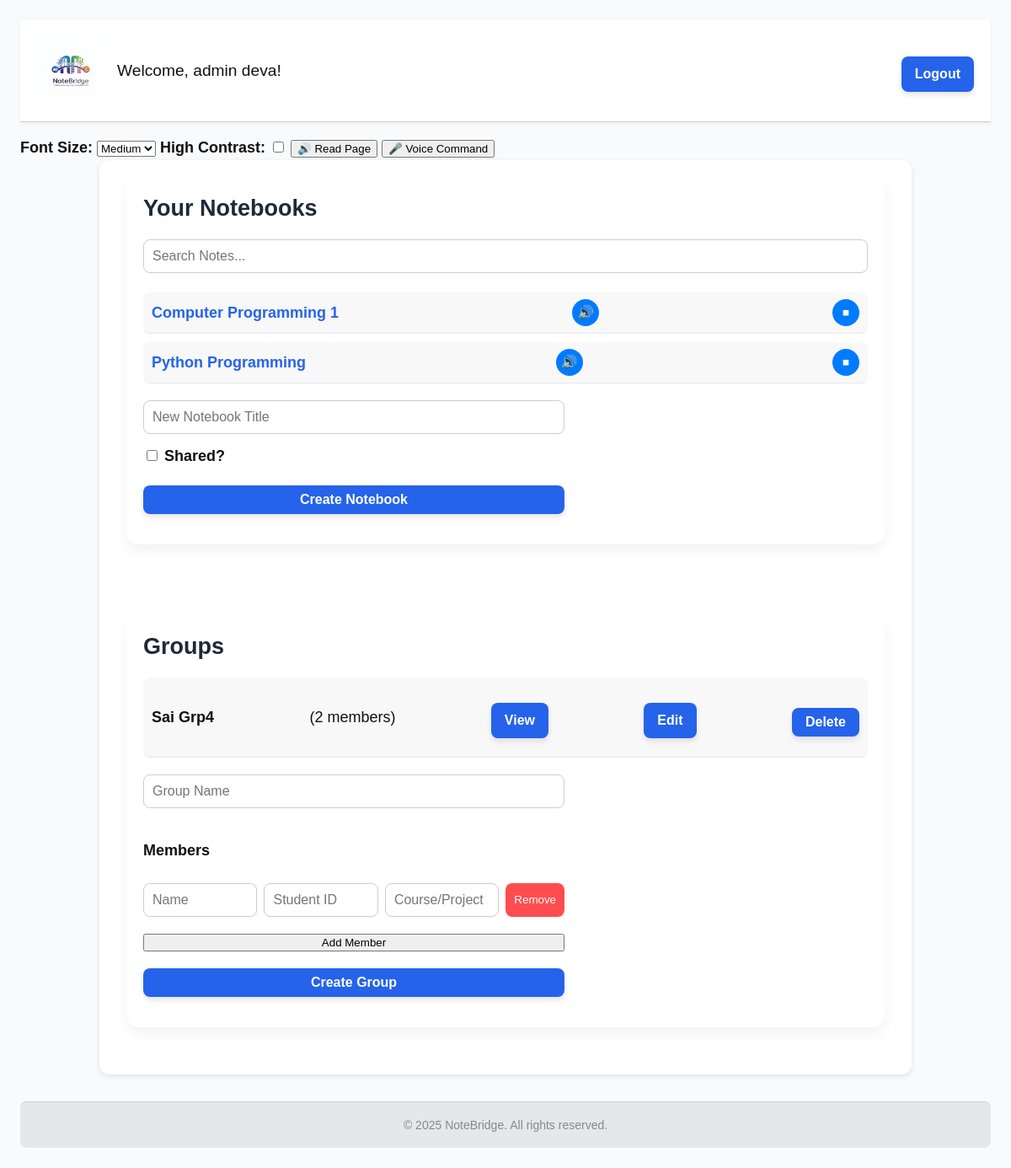
The page /dashboard (signed in) on the database as committed earlier.
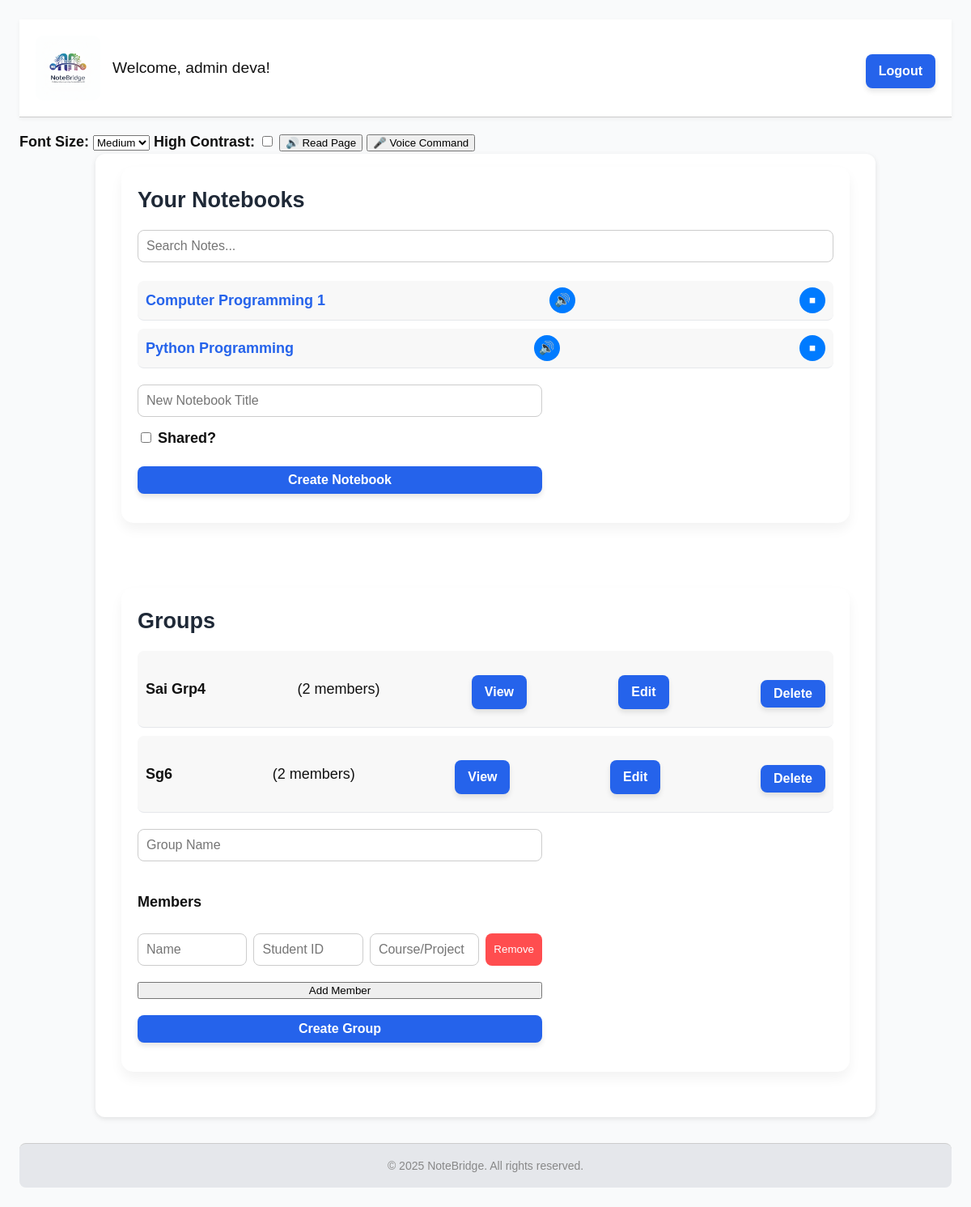
The same page on the database as committed later.
### tables this page shows
CREATE TABLE users (
        id INTEGER PRIMARY KEY AUTOINCREMENT,
        username TEXT UNIQUE NOT NULL,
        password_hash TEXT NOT NULL,
        full_name TEXT,
        created_at TEXT NOT NULL
    );

CREATE TABLE notebooks (
        id INTEGER PRIMARY KEY AUTOINCREMENT,
        owner_id INTEGER NOT NULL,
        title TEXT NOT NULL,
        description TEXT,
        created_at TEXT NOT NULL,
        is_shared INTEGER DEFAULT 0,
        FOREIGN KEY(owner_id) REFERENCES users(id) ON DELETE CASCADE
    );

CREATE TABLE groups (
        id INTEGER PRIMARY KEY AUTOINCREMENT,
        name TEXT NOT NULL,
        description TEXT,
        created_at TEXT NOT NULL
    );

### dashboard.py (the view)
@dashboard_bp.route('/dashboard')
@login_required
def dashboard():
    user = current_user()
    db = get_db()
    notebooks = db.execute(
        'SELECT id, title FROM notebooks WHERE owner_id=?',
        (user['id'],)
    ).fetchall()
    shared_notebooks = db.execute(
        'SELECT n.id, n.title FROM notebooks n '
        'JOIN group_members gm ON gm.user_id=? '
        'JOIN groups g ON g.id=gm.group_id '
        'WHERE n.is_shared=1',
        (user['id'],)
    ).fetchall()
    groups = db.execute(
        'SELECT g.id, g.name, '
        '(SELECT COUNT(*) FROM group_members gm WHERE gm.group_id=g.id) AS members '
        'FROM groups g'
    ).fetchall()
    return render_template(
        'dashboard.html',
        user=user,
        notebooks=notebooks,
        shared_notebooks=shared_notebooks,
        groups=groups
    )

### auth.py (called while the page is built)
def current_user():
    uid = session.get('user_id')
    if not uid:
        return None
    db = get_db()
    return db.execute('SELECT id, username, full_name FROM users WHERE id=?', (uid,)).fetchone()

def login_required(f):
    @wraps(f)
    def wrapped(*args, **kwargs):
        if not current_user():
            return redirect(url_for('auth.login'))
        return f(*args, **kwargs)
    return wrapped

### database.py (called while the page is built)
def get_db():
    db = getattr(g, '_database', None)
    if db is None:
        db = g._database = sqlite3.connect(DATABASE)
        db.row_factory = sqlite3.Row
    return db

def close_connection(exception=None):
    db = getattr(g, '_database', None)
    if db is not None:
        db.close()

### templates/dashboard.html (shortened to what this page needs)
<!DOCTYPE html>
<html lang="en">
<head>
  <link rel="stylesheet" href="{{ url_for('static', filename='style.css') }}">
</head>
<body class="font-medium dashboard-body">
  <header>
    <div class="logo">
      <img src="{{ url_for('static', filename='logo.jpg') }}" alt="NoteBridge Logo">
      <div class="welcome">Welcome, {{ user['full_name'] or user['username'] }}!</div>
    </div>
    <nav>
      <a href="{{ url_for('auth.logout') }}" class="btn">Logout</a>
    </nav>
  </header>
  <div class="accessibility-controls" aria-label="Accessibility settings" role="region">
    <label for="font-size">Font Size:</label>
    <select id="font-size" onchange="changeFontSize(this.value)">
      <option value="font-medium" selected>Medium</option>
    </select>
    <label for="contrast-toggle">High Contrast:</label>
    <input type="checkbox" id="contrast-toggle" onchange="toggleContrast(this.checked)">
    <button onclick="readDashboard()" aria-label="Read full dashboard">🔊 Read Page</button>
    <button onclick="startVoiceCommand()" aria-label="Start voice command">🎤 Voice Command</button>
  </div>
  <main id="main-content" class="dashboard">
    <section aria-label="Notebooks" role="region">
      <h2>Your Notebooks</h2>
      <input type="text" id="search-notes" placeholder="Search Notes..." oninput="filterNotes()"
        aria-label="Search Notes">
      <ul id="notebook-list">
        {% for nb in notebooks %}
        <li>
          <a href="{{ url_for('notebook.view_notebook', notebook_id=nb['id']) }}" aria-label="Open {{ nb['title'] }}">
            {{ nb['title'] }}
          </a>
          <button class="tts-btn" onclick="playNote('{{ nb['id'] }}')" aria-label="Play {{ nb['title'] }}">🔊</button>
          <button class="tts-btn" onclick="stopNote()" aria-label="Stop {{ nb['title'] }}">⏹</button>
        </li>
        {% else %}
        <li>No notebooks yet.</li>
        {% endfor %}
      </ul>
      <form method="post" action="{{ url_for('notebook.create_notebook') }}">
        <input type="text" name="title" placeholder="New Notebook Title" aria-label="New notebook title"
          id="new-notebook-input">
        <label><input type="checkbox" name="is_shared"> Shared?</label>
        <button type="submit" class="btn">Create Notebook</button>
      </form>
    </section>
    <section aria-label="Groups" role="region">
      <h2>Groups</h2>
      <ul>
        {% for g in groups %}
        <li>
          <strong>{{ g['name'] }}</strong> ({{ g['members'] }} members)
          <a href="{{ url_for('group.view_group', group_id=g['id']) }}" class="btn">View</a>
          <a href="{{ url_for('group.edit_group', group_id=g['id']) }}" class="btn">Edit</a>
          <form method="post" action="{{ url_for('group.delete_group', group_id=g['id']) }}" class="inline-form">
            <button type="submit" class="btn">Delete</button>
          </form>
        </li>
        {% else %}
        <li>No groups yet.</li>
        {% endfor %}
      </ul>
      <form method="post" action="{{ url_for('group.create_group') }}">
        <input type="text" name="name" placeholder="Group Name" aria-label="Group Name" required>
        <div id="members-container">
          <h4>Members</h4>
          <div class="member-entry">
            <input type="text" name="member_name[]" placeholder="Name" required>
            <input type="text" name="member_id[]" placeholder="Student ID" required>
            <input type="text" name="member_course[]" placeholder="Course/Project" required>
            <button type="button" onclick="removeMember(this)">Remove</button>
          </div>
        </div>
        <button type="button" onclick="addMember()">Add Member</button>
        <button type="submit" class="btn">Create Group</button>
      </form>
    </section>
  </main>
  <footer>
    &copy; 2025 NoteBridge. All rights reserved.
  </footer>
</body>
</html>

### static/style.css (style rules this page uses)
html { font-size: 16px; }
body { font-family: Arial, Helvetica, sans-serif; background-color: #f9fafb; color: #111; line-height: 1.6; padding: 1rem; }
h1, h2, h3 { margin-bottom: 0.5rem; color: #1f2937; }
a { color: #2563eb; text-decoration: none; }
.btn { display: inline-block; background-color: #2563eb; color: white; padding: 0.5rem 1rem; margin-top: 0.5rem; border: none; border-radius: 0.5rem; text-align: center; cursor: pointer; font-size: 1rem; transition: background 0.2s; }
form { margin: 1rem 0; display: flex; flex-direction: column; gap: 0.75rem; max-width: 500px; }
label { font-weight: bold; }
input[type="text"], input[type="password"], textarea { padding: 0.5rem; border: 1px solid #d1d5db; border-radius: 0.375rem; font-size: 1rem; width: 100%; }
ul { list-style: none; margin: 0.5rem 0; padding: 0; }
ul li { padding: 0.5rem; border-bottom: 1px solid #e5e7eb; }
ul li a { font-weight: bold; }
header { margin-bottom: 1rem; display: flex; justify-content: space-between; align-items: center; }
main { max-width: 900px; margin: auto; background: #fff; padding: 1rem 2rem; border-radius: 0.75rem; box-shadow: 0 2px 6px rgba(0,0,0,0.1); }
section { margin-bottom: 2rem; }
footer { margin-top: 2rem; text-align: center; padding: 1rem; background: #e5e7eb; border-radius: 0.5rem; }
h1, h2, h3 { margin: 0 0 10px 0; font-weight: 700; }
a { text-decoration: none; color: #007BFF; transition: color 0.3s; }
.font-medium { font-size: 18px; }
.btn { display: inline-block; background-color: #007BFF; color: #fff; padding: 8px 18px; border: none; border-radius: 25px; cursor: pointer; font-size: 14px; font-weight: bold; box-shadow: 0 4px 6px rgba(0,0,0,0.1); transition: all 0.3s; }
header { display: flex; justify-content: space-between; align-items: center; padding: 20px; background-color: #fff; border-bottom: 1px solid #ccc; box-shadow: 0 2px 5px rgba(0,0,0,0.05); flex-wrap: wrap; }
header .logo { display: flex; align-items: center; gap: 15px; }
header .logo img { display: block; max-width: 150px; max-height: 80px; width: auto; height: auto; border-radius: 10px; transition: transform 0.3s; }
header .welcome { font-size: 1.2rem; font-weight: 500; }
main { padding: 30px 20px; max-width: 1000px; margin: auto; }
main section { margin-bottom: 40px; }
form { display: flex; flex-direction: column; gap: 12px; max-width: 500px; margin: auto; }
form input[type="text"], form input[type="password"], form textarea, form select { padding: 10px; font-size: 16px; border: 1px solid #ccc; border-radius: 8px; width: 100%; box-sizing: border-box; transition: border 0.3s, box-shadow 0.3s; }
ul { list-style: none; padding: 0; }
li { margin-bottom: 8px; display: flex; justify-content: space-between; align-items: center; }
footer { text-align: center; font-size: 14px; color: #888; margin-top: 40px; border-top: 1px solid #ccc; padding: 15px 0; background: #fafafa; }
main.dashboard { display: flex; gap: 40px; flex-wrap: wrap; }
main.dashboard section { flex: 1 1 400px; background: #fff; padding: 20px; border-radius: 15px; box-shadow: 0 8px 15px rgba(0,0,0,0.05); }
main.dashboard h2 { margin-bottom: 15px; }
#search-notes { width: 100%; padding: 10px; margin-bottom: 15px; border: 1px solid #ccc; border-radius: 8px; box-sizing: border-box; }
main.dashboard ul { list-style: none; padding: 0; }
main.dashboard li { margin-bottom: 10px; display: flex; align-items: center; justify-content: space-between; flex-wrap: wrap; gap: 5px; padding: 8px 10px; background-color: #f8f8f8; border-radius: 8px; transition: background 0.3s; }
.tts-btn { background: #007BFF; color: #fff; border: none; border-radius: 50%; width: 32px; height: 32px; cursor: pointer; font-size: 16px; display: flex; align-items: center; justify-content: center; }
.member-entry { display: flex; gap: 8px; margin-bottom: 8px; flex-wrap: wrap; }
.member-entry input { flex: 1 1 100px; padding: 6px; border-radius: 6px; border: 1px solid #ccc; }
.member-entry button { background: #ff4d4f; color: #fff; border: none; padding: 6px 10px; border-radius: 8px; cursor: pointer; }
main.dashboard form { margin-top: 20px; display: flex; flex-direction: column; gap: 12px; }

Rows that differ between the two databases and show on the page:
added groups: name "Sg6", members "2"
